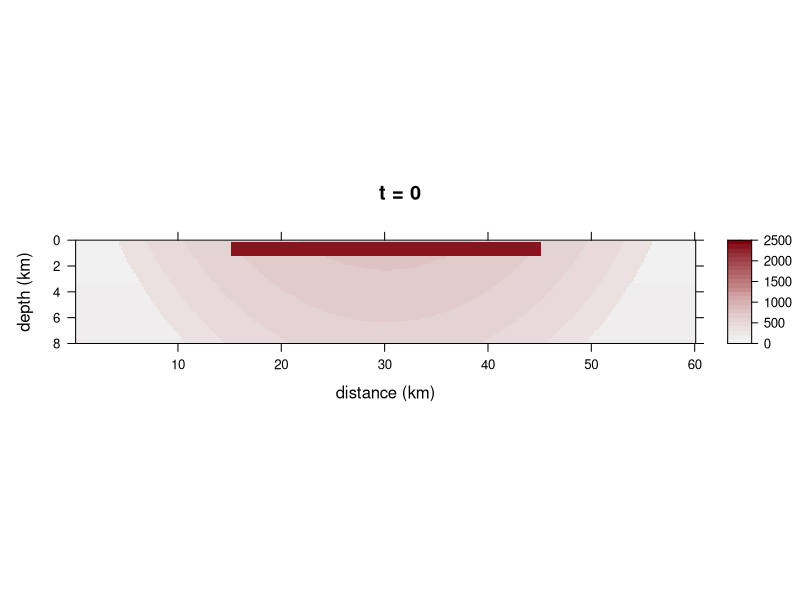
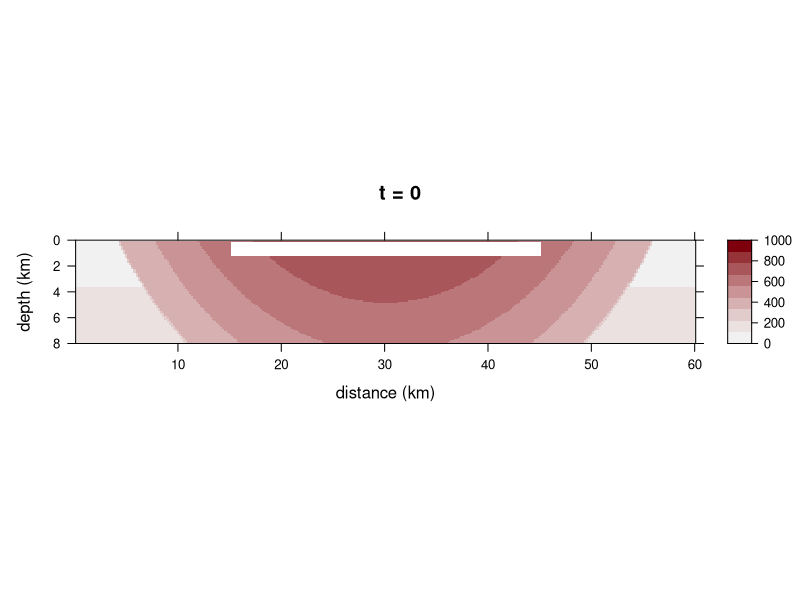

These charts were generated, in order, by the following R code: (Note: a time limit stopped this script after it produced the figures.)
# This script creates a finite difference model of the cooling of a melt sheet
# caused by an impact.
# Updated 2020.05.15 CH

## SETUP -----------------------------------------------------------------------

# Clear all from workspace/environment.
rm(list = ls())

# Install and load required packages.
# Install and load lattice for plotting results.
if(!require(lattice)){install.packages("lattice")}
library(lattice)
# Install and load grDevices for plot color schemes.
if(!require(grDevices)){install.packages("grDevices")}
library(grDevices)

## SET MODEL DIMENSIONS --------------------------------------------------------

# Define size of model domain. 
x.size <- 60000  # [m] 
z.size <- 20000  # [m] 

# Set resolution (number of nodes).  
x.num <- 300
z.num <- 200

# Define stepsize.
dx <- x.size / (x.num - 1)  # [m] 
dz <- z.size / (z.num - 1)  # [m]  

# Create vectors of node locations.
x <- seq(from = 0, to = x.size, by = dx)  # [m]
z <- seq(from = 0, to = z.size, by = dz)  # [m]


## SET CONSTANTS ---------------------------------------------------------------
# Define material properties, initialize arrays. 
# All temperatures in °C should be converted to K.

L <- 421000  # latent heat of fusion of diopside, [J/kg] 
# Suggested value: 421000 J/kg; Abramov and Kring (2007)

T.liquidus.C <- 1195  # liquidus temperature, [°C]
# Suggested value: 1195°C from MELTS modeling
T.liquidus <- T.liquidus.C + 273.15  # liquidus temperature, [K]

T.solidus.C <- 796  # solidus temperature, [°C]
# Suggested value: 796°C from MELTS modeling
T.solidus <- T.solidus.C + 273.15  # solidus temperature, [K]

Cp.nolatent <- 1000  # heat capacity with no latent heat, [J/(kg*K)]
# Suggested value: 1000 J/(kg/K), heat capacity of basement, melt, breccia; 
# Abramov and Kring (2007)

Cp.initial <- matrix(data = Cp.nolatent,   # initial heat capacity, [J/(kg*K)]
                     nrow = x.num,  
                     ncol = z.num)

Cp.prime <- Cp.initial + (L / (T.liquidus - T.solidus)) 
# heat capacity accounting for latent heat of fusion, [J/(kg*K)]
# Suggested value: 3339 J/(kg*K); Abramov and Kring (2007)
Cp.0 <- Cp.initial  # initialize matrix for initial model setup below

k <- matrix(data = 2.5,    # thermal conductivity, [W/(m*K)]
            nrow = x.num,  
            ncol = z.num)  
# Suggested value: 2.5 W/(m*K), thermal conductivity of basement, melt, 
# breccia; Abramov and Kring (2007)

A <- matrix(data = 2.2e-6,      # heat production, [W/(m^3)]
            nrow = x.num,  
            ncol = z.num)  
# Suggested value: 2.2e-6 is average A value from Jones (1988), table 6

rho <- matrix(data = 2700,   # density, [kg/(m^3)]
              nrow = x.num,  
              ncol = z.num)
# Suggested value: 2700 kg/(m^3), density of basement, melt, breccia; 
# Abramov and Kring (2007)

Kappa <- k / (rho * Cp.nolatent)  # thermal diffusivity, [(m^2)/s]
Kappa.min <- min(Kappa)      # [(m^2)/s] 

U <- matrix(data = 0,        # uplift, [m/s]
            nrow = x.num,  
            ncol = z.num)
# We assumed no tectonic uplift. 

# Input geothermal gradient in K/km.
a.Kkm <- 12  # [K/km]
# Used low end of gradient from Jones (1992) (12 and 21 K/km)
a <- a.Kkm / 1000  # [K/m]

# Define time step.
dt.max.x <- (dx ^ 2) / (6 * Kappa.min)  # [s] 
dt.max.z <- (dz ^ 2) / (6 * Kappa.min)  # [s] 
dt.min <- min(dt.max.x, dt.max.z)
dt.yr <- dt.min * 3.17098e-8 # [yr]
dt <- dt.min

# Choose our own dt (has to be bigger than dt.min).
dt.choice.yr <- 100  # [yr]
dt <- dt.choice.yr / 3.17098e-8  # [s]

## INITIAL T DISTRIBUTION ------------------------------------------------------
# Set up an initial condition of an instantaneously emplaced melt sheet at an 
# elevated temperature.

# Initialize a matrix for initial temperature conditions.
T.0 <- matrix(data = 0,
              nrow = x.num,  
              ncol = z.num)

# Set the top row of the model to be the air temperature.
# Choose a value for the air temperature.
T.surface.C <- 25  # surface temperature, [°C]
T.surface <- T.surface.C + 273.15  # surface temperature, [K]
# Assign the first row of the initial matrix to be the air temperature.
T.0[ , 1] <- T.surface  # [K] 

# Make a geotherm for the initialization matrix.
for (i in 2:dim(T.0)[2]) {
  T.0[ , i] <- T.0[1, 1] + a * x[i]
}

# Instantanteously emplace a melt sheet and set material properties of the melt
# sheet.
# Set dimensions of melt sheet.
meltsheetdiameter <- 30000  # [m]
meltsheetvolume <- 800  # [km^3]
# Option 1: 800 km^3
# Option 2: 1000 km^3
meltsheetvolume.m3 <- meltsheetvolume * (1000^3)
meltsheetthickness <- meltsheetvolume.m3 / 
                      (((meltsheetdiameter / 2)^2) * pi)  # [m]
# If the melt sheet is centered in the x direction in the model, find the 
# position in meters along the x axis.
xstart.melt <- mean(x) - (meltsheetdiameter / 2)  # x position, [m]
xend.melt <- mean(x) + (meltsheetdiameter / 2)  # x position, [m]
# Find the index in the vector that corresponds to the position above.
xstart.melt.index <- which(abs(x - xstart.melt) == min(abs(x - xstart.melt)))
xend.melt.index <- which(abs(x - xend.melt) == min(abs(x - xend.melt)))
# Make the melt sheet start on the second row of the matrix, below the air
# layer.
zstart.melt.index <- 2 
# If the melt sheet is meltsheetthickness and starts at the second row of the
# model, find the index that corresponds to the bottom of the melt sheet.
zend.melt <- z[2] + meltsheetthickness
zend.melt.index <- round(zend.melt / dz, digits = 0)

# Set temperature of melt sheet.
T.meltsheet.C <- 2370  # temperature of melt sheet, [°C]
T.meltsheet <- T.meltsheet.C + 273.15  # temperature of melt sheet, [°C]
# Option 1: 1700°C; Abramov and Kring (2007)
# Option 2: 2000°C
# Option 3: 2370°C; Timms et al. (2017)


# Elevate the temperature at central uplift.

# # Option 1: raise geotherm everywhere beneath the melt sheet.
# # Set the temperature with which to raise the geotherm everywhere in the central
# # uplift. 
# # The height of uplift is dependent on the size of the crater. 40 km of uplift
# # is an estimate based on the size of the crater associated with a 30 km in 
# # diameter melt sheet.
# height.of.uplift <- 20  # amount of uplift, [km]
# # Option 1: 20 km
# # Option 2: 40 km
# T.uplift <- height.of.uplift * a.Kkm
# # Simple uplift of the geotherm temperature gradient.
# for (j in xstart.melt.index:xend.melt.index) {
#   for (i in 2:z.num){
#     T.0[j, i] <- T.0[j, i] + T.uplift
#   }
# }


# Option 2: raise geotherm in half ellipse below melt sheet, 
# Set melt sheet base depth in m as a variable to place uplift below melt sheet.
base.meltsheet.m <- meltsheetthickness + dz  # [m], add dz for air layer at top
# Set maximum depth of uplift region for ellipse calculations.
uplift.depth.m <- meltsheetthickness * 3

# Scale the temperature by position from center of ellipse.
# Calculate the position of half an ellipse of uplift under the melt sheet.
for (i in 1:x.num) {
  for (j in 1:z.num) {
    # Calculate the value at the node to determine if it inside or outside the 
    # ellipse.
    # Option 1: ellipse with the same diameter as the melt sheet:
    # node.value <- (((x[[i]] - mean(x))^2) / ((meltsheetdiameter / 2)^2)) + 
    #   (((z[[j]] - base.meltsheet.m)^2) / (uplift.depth.m^2))
    # Option 2: circle with the same diameter as the melt sheet:
    # node.value <- (((x[[i]] - mean(x))^2) / ((meltsheetdiameter / 2)^2)) + 
    #   (((z[[j]] - base.meltsheet.m)^2) / ((meltsheetdiameter / 2) ^ 2))
    # Option 3: Large circle with diameter 2 times larger than melt sheet 
    # diameter, centered above melt sheet:
    node.value <- (((x[[i]] - mean(x))^2) / ((meltsheetdiameter)^2)) + 
      (((z[[j]] - (-meltsheetdiameter / 2))^2) / ((meltsheetdiameter) ^ 2))
    # Assign a value to the uplift matrix that depends on whether the node is
    # inside out outside the uplift ellipse.
    if (node.value <= 1) {
      # Inside the ellipse, scale the temperature position to decrease from 
      # center of ellipse. 
      T.0[i, j] <- 1200 + -node.value * 600 
    } else {
      # Outside the ellipse, keep the geotherm the same temperature.
      T.0[i, j] <- T.0[i, j] 
    }
  }
}


# Emplace melt sheet. Set material properties of melt sheet.
for (i in xstart.melt.index:xend.melt.index) {
  for (j in zstart.melt.index:zend.melt.index) {
    T.0[i, j] <- T.meltsheet
    # k[i, j]     <- 3.0    # thermal conductivity, [W/(m*K)]
    # A[i, j]     <- 1e-6   # heat production, [W/(m^3)]
    # rho[i, j]   <- 3300   # density, [kg/(m^3)]
    if (T.0[i, j] < T.liquidus & T.0[i, j] > T.solidus) {
      Cp.0[i, j] <- Cp.initial[i, j]   # heat capacity, [J/(kg*K)]
    } else {
      Cp.0[i, j] <- Cp.prime[i, j]  
    }
    # Kappa[i, j] <- k[i, j] / (rho[i, j] * Cp[i, j])  # [(m^2)/s]
  }
}

# Plot initial conditions to verify that the model is set up correctly.
levelplot(T.0 - 273.15,
          # Change x and y axis scales and labeling.
          scales = list(x = list(labels = seq(from = 0, 
                                              to = (x.size / 1000), 
                                              by = 10)),
                        y = list(labels = seq(from = 0, 
                                              to = (z.size / 1000), 
                                              by = 2))),
          # Flip y axis so depth increases down.
          # Cut off the bottom part of the model because of edge effects.
          ylim = c(80, 0),
          # Plot labels.
          xlab = "distance (km)", # x axis label
          ylab = "depth (km)", # y axis label
          # Make plot title number of years of model run.
          main = "t = 0",
          # Change aspect ratio of plot
          aspect = (z.size / 2) / x.size,
          # Change the color scheme.
          col.regions = rev(hcl.colors(n = 25, palette = 'Reds 2')),
          # Set colorbar limits and density of contour interval on plot.
          at = c(seq(0, 2500, length.out = 25))) 

# Plot initial conditions to verify that the model is set up correctly with a 
# more restricted T range.
levelplot(T.0 - 273.15,
          # Change x and y axis scales and labeling.
          scales = list(x = list(labels = seq(from = 0, 
                                              to = (x.size / 1000), 
                                              by = 10)),
                        y = list(labels = seq(from = 0, 
                                              to = (z.size / 1000), 
                                              by = 2))),
          # Flip y axis so depth increases down.
          # Cut off the bottom part of the model because of edge effects.
          ylim = c(80, 0),
          # Plot labels.
          xlab = "distance (km)", # x axis label
          ylab = "depth (km)", # y axis label
          # Make plot title number of years of model run.
          main = "t = 0",
          # Change aspect ratio of plot
          aspect = (z.size / 2) / x.size,
          # Change the color scheme.
          col.regions = rev(hcl.colors(n = 25, palette = 'Reds 2')),
          # Set colorbar limits and density of contour interval on plot.
          at = c(seq(0, 1000, length.out = 10))) 



## CREATE FUNCTION OF THERMAL MODEL --------------------------------------------
# Make a function to solve the finite difference equation for n time steps.

RunModel <- function(n.timesteps) {
  
  # Initialize a list as a container for model returns at different times.
  T.n  <- list()
  
  # Place T.0 in the first position of the T.n list.
  T.n[[1]] <- T.0
  
  # Initialize a list as a container for model returns at different times.
  Cp  <- list()
  
  # Place T.0 in the first position of the T.n list.
  Cp[[1]] <- Cp.0
  
  for (t in 1:n.timesteps) {
    
    # Initialize T.n[[t + 1]]
    T.n[[t + 1]] <- matrix(data = NA,
                           nrow = x.num,
                           ncol = z.num)
    
    # Initialize Cp[[t + 1]]
    Cp[[t + 1]] <- matrix(data = NA,
                          nrow = x.num,
                          ncol = z.num)
    
    # Calculate T for interior of T.n[[t + 1]] matrix.
    for (i in 2:(x.num - 1)) {
      for (j in 2:(z.num - 1)) {
        
        # Set constant T border.
        T.n[[t + 1]][, 1] <- T.n[[1]][1, 1]          # top
        T.n[[t + 1]][, z.num] <- T.n[[1]][x.num, z.num]  # bottom
        T.n[[t + 1]][x.num, ] <- T.n[[t]][x.num, ]  # right
        T.n[[t + 1]][1, ] <- T.n[[1]][1, ]          # left
        
        
        # Calculate T in the interior of the model
        T.n[[t + 1]][i, j] <- T.n[[t]][i, j] +
          
          # conduction term
          ((Kappa[i, j] * dt) * (((T.n[[t]][(i + 1), j] - (2 * T.n[[t]][i, j]) + T.n[[t]][(i - 1), j]) / (dx ^ 2)) + ((T.n[[t]][i, (j + 1)] - (2 * T.n[[t]][i, j]) + T.n[[t]][i, (j - 1)]) / (dz ^ 2) ))) +
          
          # heat production term
          ((A[i, j] * dt) / (rho[i, j] * Cp[[t]][i, j])) +
          
          # advection/uplift term
          (U[i, j] * dt * ((T.n[[t]][i, (j + 1)] - T.n[[t]][i, j]) / dz))
      }
    }
    
    # Calculate Cp based on the most recent run of the model to be used in the
    # next iteration of the model
    
    # Set constant Cp border.
    Cp[[t + 1]][1, ] <- Cp.initial[1, ] # left
    Cp[[t + 1]][x.num, ] <- Cp.initial[x.num, ] # right
    Cp[[t + 1]][, 1] <- Cp.initial[, 1] # top
    Cp[[t + 1]][, z.num] <- Cp.initial[, z.num] # bottom
    
    for (i in 2:(x.num - 1)) {
      for (j in 2:(z.num - 1)) {
        
        # Calculate Cp for interior
        Cp[[t + 1]][i, j] <- ifelse(T.n[[t + 1]][i, j] < T.liquidus && T.n[[t + 1]][i, j] > T.solidus, Cp.prime[i, j], Cp.initial[i, j])
      }
    }
  }
  objects.to.return <- list("T.n" = T.n, "Cp" = Cp)
  return(objects.to.return)
}


## RUN MODEL -------------------------------------------------------------------

# Solve the finite difference equation for n time steps.
n <- 1000  # Set number of time steps.
model.results <- RunModel(n)  # Run model for n timesteps.
T.n <- model.results$T.n  # Save the model results of temperature, [K]

# # Save model results.
# saveRDS(T.n, file = "/Users/claireharrigan/Dropbox/IGL + Research/Other projects/MeltSheet/Results/MeltSheet Results_2020.05.19/T.n_2370C_800km3_40km.RData")
# # # Load in previous model run results.
# # T.n.1700 <- list()
# T.n <- readRDS("/Users/claireharrigan/Dropbox/IGL + Research/Other projects/MeltSheet/Results/MeltSheet Results_2020.05.19/T.n_1700C_800km3_40km.RData")

## PLOT 2D MODEL RESULTS -------------------------------------------------------

# Make plotting function to plot model results in °C using the lattice package.
levelplotCH <- function(IterationNumber,
                        x.axis.in.m = x,
                        z.axis.in.m = z,
                        dtyr = dt.yr,
                        xnum = x.num,
                        znum = z.num,
                        xval = x.size,
                        zval = z.size) {
  
  # Specify dataset by the model iteration number.
  InputMatrix <- T.n[[IterationNumber]]
  # Make plot.                                                
  OutputPlot <- levelplot(InputMatrix - 273.15,
    # Change x and y axis scales and labeling.
    scales = list(x = list(labels = seq(from = 0, to = (xval / 1000), by = 10)),
                  y = list(labels = seq(from = 0, to = (zval / 1000), by = 2))),
    # Flip y axis so depth increases down.
    # Cut off the bottom part of the model because of edge effects.
    ylim = c(80, 0),
    # Plot labels.
    xlab = "distance (km)", # x axis label
    ylab = "depth (km)", # y axis label
    # Make plot title number of years of model run.
    main = paste("t =", 
                 (round(((IterationNumber - 1) * dt.choice.yr), 
                       digits = 0)) / 1000, 
                 "ka",
                 sep = " "),
    # Change aspect ratio of plot
    aspect = (zval/2)/xval,
    # Change the color scheme.
    col.regions = rev(hcl.colors(n = 25, palette = 'Reds 2')),
    # col.regions = rev(hcl.colors(n = 25, palette = 'Grays')),  # Plot in grayscale.
    # contour = T,  # Add contour lines.
    # Set colorbar limits and density of contour interval on plot.
    at = c(seq(0, 2500, length.out = 25))) 
  return(OutputPlot)
}

# Plot results.
levelplotCH(1)
levelplotCH(5)
levelplotCH(26)
levelplotCH(61)
levelplotCH(101)
levelplotCH(501)
levelplotCH(1001)

# Output plots as a PDF.
# Page 1 (0, 50, 100, 200)
pdf("/Users/claireharrigan/Dropbox/IGL + Research/Other projects/MeltSheet/Results/MeltSheet Results_2020.05.21/MeltSheet_2Dplot_Morokweng_2020.05.21_01.pdf",
  width = 8.5, height = 11,
  useDingbats = FALSE)
print(levelplotCH(1), split = c(1,1,1,4), more = T) 
print(levelplotCH(51), split = c(1,2,1,4), more = T)
print(levelplotCH(101), split = c(1,3,1,4), more = T)
print(levelplotCH(201), split = c(1,4,1,4))
dev.off()

# Page 2 (300, 400, 500, 600)
pdf("/Users/claireharrigan/Dropbox/IGL + Research/Other projects/MeltSheet/Results/MeltSheet Results_2020.05.21/MeltSheet_2Dplot_Morokweng_2020.05.21_02.pdf",
    width = 8.5, height = 11,
    useDingbats = FALSE)
print(levelplotCH(301), split = c(1,1,1,4), more = T) 
print(levelplotCH(401), split = c(1,2,1,4), more = T)
print(levelplotCH(501), split = c(1,3,1,4), more = T)
print(levelplotCH(601), split = c(1,4,1,4))
dev.off()

# Page 3 (700, 800, 900, 1000)
pdf("/Users/claireharrigan/Dropbox/IGL + Research/Other projects/MeltSheet/Results/MeltSheet Results_2020.05.21/MeltSheet_2Dplot_Morokweng_2020.05.21_03.pdf",
    width = 8.5, height = 11,
    useDingbats = FALSE)
print(levelplotCH(701), split = c(1,1,1,4), more = T) 
print(levelplotCH(801), split = c(1,2,1,4), more = T)
print(levelplotCH(901), split = c(1,3,1,4), more = T)
print(levelplotCH(1001), split = c(1,4,1,4))
dev.off()

## PLOT 1D MODEL RESULTS -------------------------------------------------------

# Extract 1D results through center of 2D model results.

# Initialize list to hold center values from T.n matricies.
T.1D <- list()
# Iterate through T.n list, extract T values through center of melt sheet, save
# in list T.1D.
for (i in 1:length(T.n)) {
  T.1D[[i]] <- T.n[[i]][(x.num / 2), ]
}
# Iterate through T.n list, extract T values through 70.3% away from the center 
# of melt sheet (location of borehole M3), save in list T.1D.
# Find the node location of M3.
# M3 <- round((mean(x) - ((meltsheetdiameter / 2) * 0.703)) / dx, digits = 0)
# # Iterate through all matrices in list
# for (i in 1:length(T.n)) {
#   T.1D[[i]] <- T.n[[i]][(M3), ]
# }




# Extract limited results to plot.
T.1D.lim <- list()
T.1D.lim[[1]] <- T.1D[[1]]
T.1D.lim[[2]] <- T.1D[[26]]
T.1D.lim[[3]] <- T.1D[[51]]
T.1D.lim[[4]] <- T.1D[[76]]
T.1D.lim[[5]] <- T.1D[[101]]
T.1D.lim[[6]] <- T.1D[[201]]
T.1D.lim[[7]] <- T.1D[[301]]
T.1D.lim[[8]] <- T.1D[[401]]
T.1D.lim[[9]] <- T.1D[[501]]
T.1D.lim[[10]] <- T.1D[[601]]
T.1D.lim[[11]] <- T.1D[[701]]


# Plot 1D results using base R. 

# Set melt sheet base depth in km as a variable.
base.meltsheet <- (meltsheetthickness + dz) / 1000 # add dz for air layer at top

# Make plot.
plot.new()  # Start new plot.
# Make plot.
plot(range(0, 2500), range(0, 4),
     type = "n",
     xlab = "Temperature (°C)",
     ylab = "Depth (km)",
     ylim = c(4, 0),
     yaxs = "i",
     xlim = c(0, 2500),
     xaxs = "i")
# Set number of colors based on number of model results being plotted.
colors <- (hcl.colors(n = length(T.1D.lim), palette = "Spectral"))
# Add lines.
for (i in 1:length(T.1D.lim)) {
  tempprofile <- T.1D.lim[[i]] - 273.15
  lines(tempprofile, z / 1000,
        type = "l",
        lwd = 1.75,
        col = colors[i],
        lty = "solid")
}
# Add title.
title("1D model, center of melt sheet\nT.meltsheet = 2370°C, V.meltsheet = 800 km^3, \nuplift geometry: large circle centered above model domain",
      cex.main = 0.8)
# Add vertical lunes for liquidus and solidus.
lines(c(T.liquidus.C, T.liquidus.C), c(0, (z.size / 1000)),
      lwd = 2,
      col = "gray")
lines(c(T.solidus.C, T.solidus.C), c(0, (z.size / 1000)),
      lwd = 2,
      col = "gray")
text(x = T.liquidus.C + 30, y = 3.5, labels = "liquidus", srt = 270)
text(x = T.solidus.C + 30, y = 3.5, labels = "solidus", srt = 270)
# Add horizontal lines for sample horizons.
# M3-1
lines(c(0, 2500), c(base.meltsheet - 0.7566, base.meltsheet - 0.7566),
      lwd = 1,
      col = "black")
# M3-2
lines(c(0, 2500), c(base.meltsheet - 0.4711, base.meltsheet - 0.4711),
      lwd = 1,
      col = "black")
# M3-3
lines(c(0, 2500), c(base.meltsheet - 0.2599, base.meltsheet - 0.2599),
      lwd = 1,
      col = "black")
# M3-4
lines(c(0, 2500), c(base.meltsheet - 0.1716, base.meltsheet - 0.1716),
      lwd = 1,
      col = "black")
# M3-6
lines(c(0, 2500), c(base.meltsheet - 0.1081, base.meltsheet - 0.1081),
      lwd = 1,
      col = "black")
# base of melt sheet
lines(c(0, 2500), c(base.meltsheet, base.meltsheet),
      lwd = 1,
      col = "blue")
# Create a vector of years associated with lines plotted.
yrsplotted <- vector()
modeliteration <- vector()
# yrsplotted <- c(1, 26, 51, 76, 101, 151, 201, 251, 301, 351, 401, 451, 501, 551, 601, 651, 701, 751, 801, 851, 901, 951, 1001)
# yrsplotted <- c(1, 26, 51, 76, 101, 151, 201, 251, 301, 351, 401, 451, 501, 751, 1001, 1251, 1501, 1751, 2001)
yrsplotted <- c(1, 26, 51, 76, 101, 201, 301, 401, 501, 601, 701)
modeliteration <- yrsplotted - 1
yrsplotted <- round(((yrsplotted - 1) * dt.choice.yr), digits = 0) / 1000
# Add a legend. 
legend("bottomright", 
       # paste("t = ", yrsplotted, " years, model run #", modeliteration, sep = ""), 
       paste(yrsplotted), 
       cex = 0.8, 
       col = colors, 
       lty = "solid",
       lwd = 1.75,
       title = "time elapsed (ka)")


## PLOT MODEL RESULTS THROUGH TIME FOR EACH SAMPLE -----------------------------

# Extract a temperature value for each time step (each matrix in the T.n list)
# at a given depth and distance from the center of the melt sheet (sample 
# location).

# Initialize matrix to hold temperature values from T.n matricies for all 
# samples.
T.M3 <- matrix(data = NA,
               nrow = 5, # a row for each sample  
               ncol = n + 1)  # a column for each time step
# Rename T.M3 rows by sample.
rownames(T.M3) <- c("M3-1", "M3-2", "M3-3", "M3-4", "M3-6")
# Rename T.M3 columns by time step (in ka).
colnames(T.M3) <- paste((round(((seq(from = 0, to = n)) * dt.choice.yr), 
                               digits = 0)) / 1000, "ka", sep = " ")

# Find the node location (x axis) of M3 borehole (70.3% away from the center of
#   the meltsheet).
M3 <- round((mean(x) - ((meltsheetdiameter / 2) * 0.703)) / dx, digits = 0)

# Determine which row of the model (z axis) results matrices corresponds to each
# sample depth.
# Set melt sheet base depth in km as a variable.
base.meltsheet <- (meltsheetthickness + dz) / 1000 # add dz for air layer at top
# Initialize vector to hold sample depths.
z.samples <- vector()
# Find nodal depth of M3-1.
z.samples[[1]] <- round(((base.meltsheet - 0.7566) * 1000) / dz, digits = 0)
# M3-2
z.samples[[2]] <- round(((base.meltsheet - 0.4711) * 1000) / dz, digits = 0)
# M3-3
z.samples[[3]] <- round(((base.meltsheet - 0.2599) * 1000) / dz, digits = 0)
# M3-4
z.samples[[4]] <- round(((base.meltsheet - 0.1716) * 1000) / dz, digits = 0)
# M3-6
z.samples[[5]] <- round(((base.meltsheet - 0.1081) * 1000) / dz, digits = 0)


# Iterate through T.n list, extract T values at the M3 borehole for each sample,
# save in matrix T.M3.
for (n in 1:length(z.samples)) {
  for (i in 1:length(T.n)) {
    T.M3[n, i] <- T.n[[i]][z.samples[[n]], M3]
  }
}

# Plot T-t path for each sample and indicate when each passes through the
solidus.




## OUTPUT RESULTS --------------------------------------------------------------

# Make table of model parameters to output as .csv file.

# Create and populate a data frame of model parameters (MP).
MP <- as.data.frame(matrix(data = NA, nrow = 1, ncol = 3))
colnames(MP) <- c("Variable", "Units", "Value")

# Model domain and resolution.
MP[1, ]  <- c("Model domain and resolution", "", "")
MP[2, ]  <- c("Modeled domain, distance", "km", x.size / 1000)
MP[3, ]  <- c("Step size, distance", "m", round(dx, digits = 1))
MP[4, ]  <- c("Modeled domain, depth", "km", z.size / 1000)
MP[5, ]  <- c("Step size, depth", "m", round(dz, digits = 1))
MP[6, ]  <- c("Time step", "years", round(dt.choice.yr, digits = 1))

# Melt sheet size.
MP[7, ]  <- c("Melt sheet dimensions", "", "")
MP[8, ]  <- c("Melt sheet diameter", "km", meltsheetdiameter / 1000)
MP[9, ]  <- c("Melt sheet volume", "km^3", meltsheetvolume)
MP[10, ] <- c("Melt sheet thickness", "km", round(meltsheetthickness / 1000, digits = 2))
MP[11, ] <- c("Depth excavated during impact (central uplift)", "km", height.of.uplift)

# Temperatures.
MP[12, ] <- c("Temperatures", "", "")
MP[13, ] <- c("Melt sheet temperature at emplacement", "°C", T.meltsheet.C)
MP[14, ] <- c("Surface temperature", "°C", T.surface.C)
MP[15, ] <- c("Temperature, liquidus", "°C", T.liquidus.C)
MP[16, ] <- c("Temperature, solidus", "°C", T.solidus.C)

# Melt sheet and basement rock properties.
MP[17, ] <- c("Physical properties of basement and melt sheet", "", "")
MP[18, ] <- c("Geothermal gradient", "°C/km", a.Kkm)
MP[19, ] <- c("Latent heat of fusion of diopside", "J/kg", L)
MP[20, ] <- c("Heat capacity, no latent heat effects", "J/(kg*K)", Cp.nolatent)
MP[21, ] <- c("Heat capacity, accounting for latent heat of fusion", "J/(kg*K)", round(Cp.prime[1, 1], digits = 1))
MP[22, ] <- c("Thermal conductivity", "W/(m*K)", k[1, 1])
MP[23, ] <- c("Heat production, basement and melt sheet", "W/(m^3)", A[1, 1])
MP[24, ] <- c("Density, basement and melt sheet", "kg/(m^3)", rho[1,1])
MP[25, ] <- c("Thermal diffusivity, basement and melt", "(m^2)/s", round(Kappa[1, 1], digits = 7))
MP[26, ] <- c("Regional tectonic uplift", "m/s", U[1, 1])

# Write table to csv.
write.csv(MP, file = "/Users/claireharrigan/Dropbox/IGL + Research/Other projects/MeltSheet/Results/ModelParameters_2020.03.24.csv")
